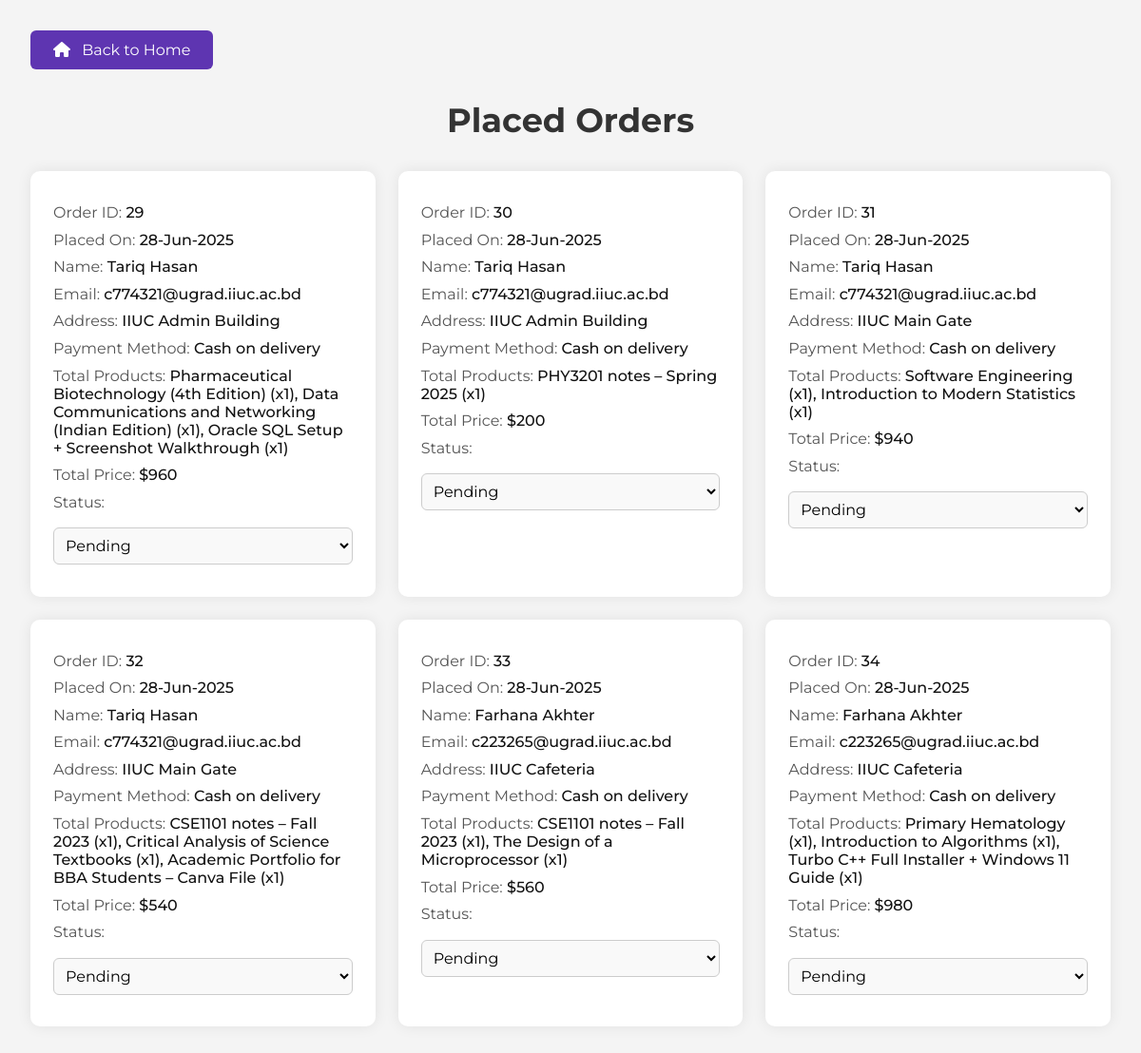
Page /project_blog/admin/view_orders.php (signed in) on the committed database.
### tables this page shows
CREATE TABLE `orders` (
  `id` int(100) NOT NULL,
  `user_id` int(100) NOT NULL,
  `seller_id` varchar(100) NOT NULL,
  `product_id` int(100) NOT NULL,
  `name` varchar(100) NOT NULL,
  `number` varchar(12) NOT NULL,
  `email` varchar(100) NOT NULL,
  `method` varchar(50) NOT NULL,
  `pickup_time` varchar(100) NOT NULL,
  `pickup_place` varchar(100) NOT NULL,
  `total_products` varchar(1000) NOT NULL,
  `total_price` int(100) NOT NULL,
  `placed_on` varchar(50) NOT NULL,
  `payment_status` varchar(20) NOT NULL DEFAULT 'pending'
);

### project_blog/admin/view_orders.php (the view, shortened to what this page needs)
<?php
include '../components/connect.php';
?>
<!DOCTYPE html>
<html lang="en">
<head>
   <link rel="stylesheet" href="https://cdnjs.cloudflare.com/ajax/libs/font-awesome/6.1.1/css/all.min.css">
</head>
<body>
</head>
<body>
<section class="orders">
    <a href="dashboard.php" class="home-btn">
      <i class="fas fa-home"></i> Back to Home
   </a>
   <h1 class="heading">Placed Orders</h1>
   <div class="box-container">
      <?php
         $select_orders = $conn->prepare("SELECT * FROM `orders` ORDER BY placed_on DESC");
         $select_orders->execute();
         if($select_orders->rowCount() > 0){
            while($fetch_order = $select_orders->fetch(PDO::FETCH_ASSOC)){
      ?>
      <div class="box">
         <p>Order ID: <span><?= $fetch_order['id']; ?></span></p>
         <p>Placed On: <span><?= $fetch_order['placed_on']; ?></span></p>
         <p>Name: <span><?= $fetch_order['name']; ?></span></p>
         <p>Email: <span><?= $fetch_order['email']; ?></span></p>
         <p>Address: <span><?= $fetch_order['pickup_place']; ?></span></p>
         <p>Payment Method: <span><?= $fetch_order['method']; ?></span></p>
         <p>Total Products: <span><?= $fetch_order['total_products']; ?></span></p>
         <p>Total Price: <span>$<?= $fetch_order['total_price']; ?></span></p>
         <p>Status:
            <form action="" method="post">
               <select name="status" class="drop-down">
                  <option value="pending" <?= $fetch_order['payment_status'] == 'pending' ? 'selected' : ''; ?>>Pending</option>
               </select>
            </form>
         </p>
      </div>
      <?php
         }
      }else{
         echo '<p class="empty">No orders placed yet!</p>';
      }
      ?>
   </div>
</section>
</body>
</html>

### project_blog/admin/view_orders.php (style rules this page uses)
* { font-family: 'Montserrat', sans-serif; margin: 0; padding: 0; box-sizing: border-box; }
body { background-color: #f4f4f4; }
.orders { padding: 2rem; max-width: 1200px; margin: auto; }
.heading { font-size: 2.2rem; color: #333; text-align: center; margin-bottom: 2rem; }
.home-btn { display: inline-block; margin-bottom: 2rem; background-color: #5e35b1; color: white; padding: 0.7rem 1.5rem; border-radius: 6px; text-decoration: none; font-size: 1rem; transition: all 0.3s ease; }
.home-btn i { margin-right: 8px; }
.box-container { display: grid; grid-template-columns: repeat(auto-fit, minmax(320px, 1fr)); gap: 1.5rem; }
.box { background: #fff; border-radius: 10px; padding: 1.5rem; box-shadow: 0 0 15px rgba(0, 0, 0, 0.08); transition: transform 0.2s; }
.box p { font-size: 1rem; margin: 0.6rem 0; color: #555; }
.box span { color: #111; font-weight: 500; }
.drop-down { width: 100%; padding: 0.5rem; border: 1px solid #ccc; border-radius: 6px; margin-top: 0.5rem; font-size: 1rem; background-color: #f9f9f9; }
form { margin-top: 0.5rem; }

### rows in the picture
orders: id "29", placed_on "28-Jun-2025", name "Tariq Hasan", email "c774321@ugrad.iiuc.ac.bd", pickup_place "IIUC Admin Building", method "Cash on delivery", total_products "Pharmaceutical Biotechnology (4th Edition) (x1), Data Communications and Networking (Indian Edition) (x1), Oracle SQL Setup + Screenshot Walkthrough (x1)", total_price "960", status "Pending"
orders: id "30", placed_on "28-Jun-2025", name "Tariq Hasan", email "c774321@ugrad.iiuc.ac.bd", pickup_place "IIUC Admin Building", method "Cash on delivery", total_products "PHY3201 notes – Spring 2025 (x1)", total_price "200"
orders: id "31", placed_on "28-Jun-2025", name "Tariq Hasan", email "c774321@ugrad.iiuc.ac.bd", pickup_place "IIUC Main Gate", method "Cash on delivery", total_products "Software Engineering (x1), Introduction to Modern Statistics (x1)", total_price "940", status "Pending"
orders: id "32", placed_on "28-Jun-2025", name "Tariq Hasan", email "c774321@ugrad.iiuc.ac.bd", pickup_place "IIUC Main Gate", method "Cash on delivery", total_products "CSE1101 notes – Fall 2023 (x1), Critical Analysis of Science Textbooks (x1), Academic Portfolio for BBA Students – Canva File (x1)", total_price "540", status "Pending"
orders: id "33", placed_on "28-Jun-2025", name "Farhana Akhter", email "c223265@ugrad.iiuc.ac.bd", pickup_place "IIUC Cafeteria", method "Cash on delivery", total_products "CSE1101 notes – Fall 2023 (x1), The Design of a Microprocessor (x1)", total_price "560", status "Pending"
orders: id "34", placed_on "28-Jun-2025", name "Farhana Akhter", email "c223265@ugrad.iiuc.ac.bd", pickup_place "IIUC Cafeteria", method "Cash on delivery", total_products "Primary Hematology (x1), Introduction to Algorithms (x1), Turbo C++ Full Installer + Windows 11 Guide (x1)", total_price "980"
